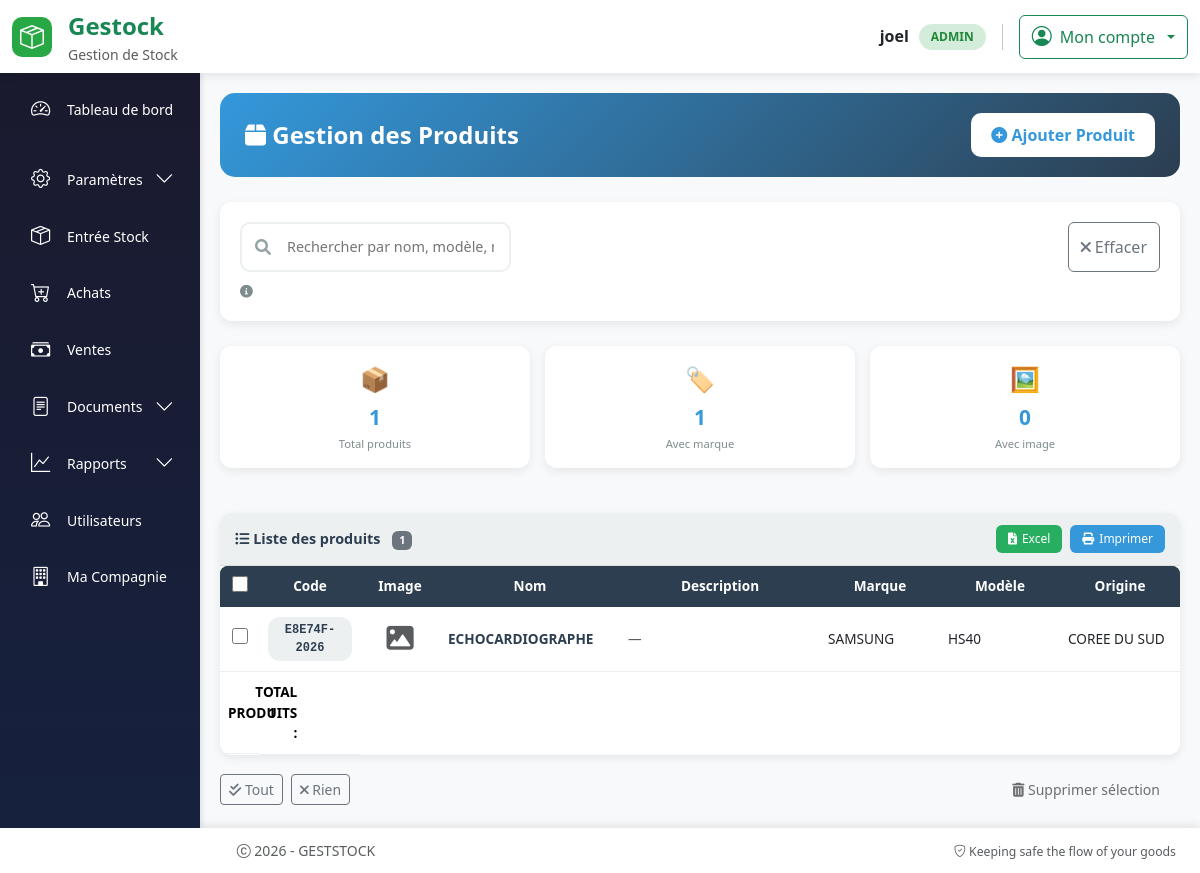
Screenshot of /gestion_materiel/produit (signed in) with the database file from the repository.
### models.py (models this page shows, shortened)
class User(UserMixin, db.Model):
  id = db.Column(db.Integer, primary_key=True)
  username = db.Column(db.String(64), index=True, nullable=False)
  email = db.Column(db.String(120), unique=True, nullable=False)
  password_hash = db.Column(db.String(256))
  role = db.Column(db.String(20), nullable=False, default='operateur')
  joined_at = db.Column(db.DateTime(), default = datetime.utcnow, index = True)
  must_change_password = db.Column(db.Boolean, default=False)
  __table_args__ = (
      db.UniqueConstraint('email', name='uq_user_email'),
  )

class Produit(db.Model):
    __tablename__ = "produit"
    id = db.Column(db.Integer, primary_key=True)
    nom_produit = db.Column(db.String(128), nullable=False, index=True)
    model = db.Column(db.String(128), index=True)
    marque = db.Column(db.String(128), index=True)
    code_produit = db.Column(db.String(256), unique=True, nullable=False)
    description = db.Column(db.Text)
    origine = db.Column(db.String(256))
    image = db.Column(db.String(255))
    stocks = db.relationship("Stock", backref="produit", lazy=True)
    lignes_certificat = db.relationship('LigneCertificat', backref='produit_rel', lazy=True)
    lignes_bon_commande = db.relationship(
        "LigneBonCommande",
        back_populates="produit"
    )
    lignes_bon_livraison = db.relationship(
        "LigneBonLivraison",
        back_populates="produit"
    )
    lignes_achat = db.relationship(
        "LigneAchat",
        back_populates="produit",
        cascade="all, delete-orphan"
    )

### routes.py (the view, shortened to what this page needs)
@app.route('/gestion_materiel/produit', methods=['GET', 'POST'])
@login_required
def produit():
    form = ProduitForm()
    produits = Produit.query.order_by(Produit.nom_produit).all()
    return render_template('produit.html', form=form, produits=produits)

### forms.py
class ProduitForm(FlaskForm):
    marque = StringField('Marque')
    model = StringField('Model')
    origine = StringField('Origine')
    nom_produit = StringField('Nom produit', validators=[DataRequired()])
    image = FileField(
            "Image du produit",
            validators=[
                FileAllowed(
                    ['jpg', 'jpeg', 'png', 'webp'],
                    'Images uniquement (jpg, jpeg, png, webp)'
                )
            ]
        )
    description = TextAreaField(
            "Description"
    )
    submit = SubmitField('Enregistrer')

### app.py (called while the page is built)
@app.after_request
def close_db_connection(response):
    try:
        db.session.close()
    except:
        pass
    return response

### routes.py (called while the page is built)
@app.after_request
def disable_cache(response):
    response.headers["Cache-Control"] = "no-store, no-cache, must-revalidate, private"
    response.headers["Pragma"] = "no-cache"
    response.headers["Expires"] = "0"
    return response

@login_manager.user_loader
def load_user(user_id):
    return User.query.get(int(user_id))

@app.context_processor
def utility_processor():
    def is_active(prefix):
        return request.endpoint and prefix in request.endpoint
    def has_role(*roles):
        if not current_user.is_authenticated:
            return False
        return current_user.role in roles
    def current_route():
        """Retourne le nom de la route actuelle"""
        return request.endpoint
    return dict(
        is_active=is_active,
        has_role=has_role,
        current_route=current_route
    )

### templates/produit.html (shortened to what this page needs)
{% extends "base.html" %}
{% block content %}
<div class="produit-container">
    <div class="produit-header">
        <h4>
            <i class="fas fa-box"></i> Gestion des Produits
        </h4>
        <button class="btn-add" data-bs-toggle="modal" data-bs-target="#addproduitmodal">
            <i class="fas fa-plus-circle"></i> Ajouter Produit
        </button>
    </div>
    <div class="search-card">
        <div class="search-input-group">
            <div style="position: relative; flex: 1;">
                <i class="fas fa-search search-icon"></i>
                <input type="text"
                       id="searchInput"
                       class="search-input"
                       placeholder="Rechercher par nom, modèle, marque, code ou origine...">
            </div>
            <button type="button" id="clearSearch" class="btn btn-outline-secondary">
                <i class="fas fa-times"></i> Effacer
            </button>
        </div>
        <div class="search-results" id="searchResults">
            <i class="fas fa-info-circle"></i>
        </div>
    </div>
    {% if produits %}
    {% set total_produits = produits|length %}
    {% set avec_marque = produits|selectattr('marque')|list|length %}
    {% set avec_image = produits|selectattr('image')|list|length %}
    <div class="stats-grid">
        <div class="stat-card" onclick="filterByField('all')">
            <div class="stat-icon">📦</div>
            <div class="stat-value" id="totalCount">{{ total_produits }}</div>
            <div class="stat-label">Total produits</div>
        </div>
        <div class="stat-card" onclick="filterByField('marque')">
            <div class="stat-icon">🏷️</div>
            <div class="stat-value">{{ avec_marque }}</div>
            <div class="stat-label">Avec marque</div>
        </div>
        <div class="stat-card" onclick="filterByField('image')">
            <div class="stat-icon">🖼️</div>
            <div class="stat-value">{{ avec_image }}</div>
            <div class="stat-label">Avec image</div>
        </div>
    </div>
    <form action="{{ url_for('delete_produits') }}" method="post" id="deleteForm">
        <div class="table-container">
            <div class="table-header">
                <div class="table-title">
                    <i class="fas fa-list-ul"></i> Liste des produits
                    <span class="badge bg-secondary ms-2" id="visibleCount">{{ total_produits }}</span>
                </div>
                <div class="export-buttons">
                    <button type="button" onclick="exportToExcel()" class="btn-sm-custom btn-excel">
                        <i class="fas fa-file-excel"></i> Excel
                    </button>
                    <button type="button" onclick="window.print()" class="btn-sm-custom btn-print">
                        <i class="fas fa-print"></i> Imprimer
                    </button>
                </div>
            </div>
            <div class="table-wrapper">
                <table class="table-custom" id="produitsTable">
                    <thead>
                        <tr>
                            <th><input type="checkbox" id="select-all" class="checkbox-custom"></th>
                            <th>Code</th>
                            <th>Image</th>
                            <th>Nom</th>
                            <th>Description</th>
                            <th>Marque</th>
                            <th>Modèle</th>
                            <th>Origine</th>
                        </tr>
                    </thead>
                    <tbody id="produitsTableBody">
                        {% for produit in produits %}
                        <tr class="produit-row"
                            data-id="{{ produit.id }}"
                            data-nom="{{ produit.nom_produit }}"
                            data-description="{{ produit.description or '' }}"
                            data-marque="{{ produit.marque or '' }}"
                            data-model="{{ produit.model or '' }}"
                            data-origine="{{ produit.origine or '' }}"
                            data-code="{{ produit.code_produit }}"
                            style="cursor:pointer">
                            <td class="text-center">
                                <input type="checkbox" name="produit_ids"
                                       value="{{ produit.id }}"
                                       class="checkbox-custom produit-checkbox">
                            </td>
                            <td class="text-center">
                                <span class="badge-code">{{ produit.code_produit }}</span>
                            </td>
                            <td class="text-center">
                                {% if produit.image %}
                                    <img src="{{ produit.image }}"
                                         alt="{{ produit.nom_produit }}"
                                         class="produit-image">
                                {% else %}
                                    <i class="fas fa-image fa-2x text-muted"></i>
                                {% endif %}
                            </td>
                            <td class="nom-produit">{{ produit.nom_produit }}</td>
                            <td>
                                {% if produit.description %}
                                    <div class="description-text">{{ produit.description|truncate(80, true) }}</div>
                                {% else %}
                                    <span class="text-muted">—</span>
                                {% endif %}
                            </td>
                            <td>{% if produit.marque %}{{ produit.marque }}{% else %}<span class="text-muted">—</span>{% endif %}</td>
                            <td>{% if produit.model %}{{ produit.model }}{% else %}<span class="text-muted">—</span>{% endif %}</td>
                            <td>{% if produit.origine %}{{ produit.origine }}{% else %}<span class="text-muted">—</span>{% endif %}</td>
                        </tr>
                        {% endfor %}
                    </tbody>
                    <tfoot class="table-secondary">
                        <tr>
                            <td colspan="7" class="text-end fw-bold">TOTAL PRODUITS :</td>
                            <td class="fw-bold" id="footerTotal">{{ total_produits }}</td>
                        </tr>
                    </tfoot>
                </table>
            </div>
        </div>
        <div class="mt-3 d-flex justify-content-between align-items-center flex-wrap gap-2">
            <div class="d-flex gap-2">
                <button type="button" onclick="selectAll()" class="btn btn-sm btn-outline-secondary">
                    <i class="fas fa-check-double"></i> Tout
                </button>
                <button type="button" onclick="deselectAll()" class="btn btn-sm btn-outline-secondary">
                    <i class="fas fa-times"></i> Rien
                </button>
            </div>
            <button type="submit" class="btn btn-delete btn-sm" id="deleteBtn" onclick="return confirmDelete()">
            </button>
        </div>
    </form>
    {% endif %}
</div>
<link rel="stylesheet" href="https://cdnjs.cloudflare.com/ajax/libs/font-awesome/6.0.0/css/all.min.css">
{% endblock %}

### templates/base.html (shortened to what this page needs)
<!DOCTYPE html>
<html lang="fr">
<head>
    <link rel="stylesheet" href="{{ url_for('static', filename='css/bootstrap.min.css') }}">
    <link rel="stylesheet" href="https://cdn.jsdelivr.net/npm/bootstrap-icons@1.11.3/font/bootstrap-icons.css">
    <link rel="stylesheet" href="{{ url_for('static', filename='style/styles.css') }}">
</head>
<body>
    <header class="app-header">
        <div class="container-fluid py-2">
            <div class="row align-items-center">
                <div class="col-6 col-md-3">
                    <div class="d-flex align-items-center gap-3">
                        <div class="brand-logo">
                            <i class="bi bi-box-seam fs-4"></i>
                        </div>
                        <div>
                            <span class="fs-4 fw-bold text-success">Gestock</span>
                            <small class="text-muted d-none d-md-block">Gestion de Stock</small>
                        </div>
                    </div>
                </div>
                <div class="col-6 col-md-9">
                    <div class="d-flex justify-content-end align-items-center gap-3">
                        {% if current_user.is_authenticated %}
                            <div class="d-none d-md-flex align-items-center gap-3">
                                <div class="text-end">
                                    <div class="fw-semibold">{{ current_user.username }}</div>
                                    <span class="user-badge">{{ current_user.role|upper }}</span>
                                </div>
                            </div>
                            <div class="dropdown">
                                <button class="btn btn-outline-success dropdown-toggle d-flex align-items-center gap-2" type="button" data-bs-toggle="dropdown">
                                    <i class="bi bi-person-circle fs-5"></i>
                                    <span class="d-none d-md-inline">Mon compte</span>
                                </button>
                            </div>
                        {% endif %}
                    </div>
                </div>
            </div>
        </div>
    </header>
    <main class="app-main">
        <div class="container-fluid h-100 p-0">
            <div class="row h-100 g-0">
                {% if current_user.is_authenticated %}
                    <div class="col-md-3 col-lg-2 d-none d-md-block p-0" style="height: 100%;">
                        <div class="app-sidebar" style="height: 100%;">
                            {% include 'partials/sidebar.html' %}
                        </div>
                    </div>
                    {% set content_col = "col-md-9 col-lg-10" %}
                {% else %}
                    {% set content_col = "col-12" %}
                {% endif %}
                <div class="{{ content_col }} p-0" style="height: 100%;">
                    <div class="app-content">
                        {% block content %}{% endblock %}
                    </div>
                </div>
            </div>
        </div>
    </main>
    <footer class="app-footer">
        <div class="container-fluid">
            <div class="row align-items-center">
                <div class="col-md-6">
                    <p class="mb-0 text-muted">
                        <i class="bi bi-c-circle"></i> 2026 - GESTSTOCK
                    </p>
                </div>
                <div class="col-md-6 text-md-end">
                    <small class="text-muted">
                        <i class="bi bi-shield-check"></i> Keeping safe the flow of your goods
                    </small>
                </div>
            </div>
        </div>
    </footer>
</body>
</html>

### static/style/styles.css (style rules this page uses)
html { height: 100%; }
body { margin: 0; font-family: Arial, sans-serif; }

### templates/base.html (style rules this page uses)
:root { --primary-green: #28a745; --dark-green: #218838; --light-green: #d4edda; --sidebar-bg: #1a1a2e; --sidebar-dark: #16213e; }
* { margin: 0; padding: 0; box-sizing: border-box; }
html, body { height: 100%; margin: 0; overflow: hidden; }
body { display: flex; flex-direction: column; background: linear-gradient(135deg, #667eea 0%, #764ba2 100%); font-family: 'Segoe UI', Tahoma, Geneva, Verdana, sans-serif; }
.app-header { flex-shrink: 0; background: white; box-shadow: 0 2px 10px rgba(0,0,0,0.1); z-index: 1030; position: relative; }
.brand-logo { width: 40px; height: 40px; background: var(--primary-green); border-radius: 10px; display: flex; align-items: center; justify-content: center; color: white; }
.user-badge { background: var(--light-green); color: var(--dark-green); padding: 4px 12px; border-radius: 20px; font-size: 12px; font-weight: 600; }
.app-main { flex: 1; overflow: hidden; display: flex; flex-direction: column; min-height: 0; }
.app-sidebar { background: linear-gradient(180deg, var(--sidebar-bg) 0%, var(--sidebar-dark) 100%); height: 100%; overflow-y: auto; overflow-x: hidden; box-shadow: 2px 0 5px rgba(0,0,0,0.1); position: sticky; top: 0; }
.app-content { height: 100%; overflow-y: auto; overflow-x: hidden; padding: 20px; background: #f8f9fa; }
.text-end { display: flex; gap: 10px; font-weight: 900; }
.app-footer { flex-shrink: 0; background: white; text-align: center; padding: 12px; box-shadow: 0 -2px 10px rgba(0,0,0,0.1); font-size: 14px; }
.stat-card { background: white; border-radius: 12px; padding: 20px; margin-bottom: 20px; box-shadow: 0 2px 8px rgba(0,0,0,0.1); transition: all 0.3s ease; }
.table-custom { background: white; border-radius: 8px; overflow: hidden; box-shadow: 0 2px 4px rgba(0,0,0,0.1); }
.table-custom thead { background: var(--primary-green); color: white; }

### rows the page displays
User: username "joel", role "ADMIN"
Produit: code_produit "E8E74F-2026", nom_produit "ECHOCARDIOGRAPHE", marque "SAMSUNG", model "HS40", origine "COREE DU SUD"

### other values shown
{{ total_produits }} "1"
{{ avec_marque }} "1"
{{ avec_image }} "0"
